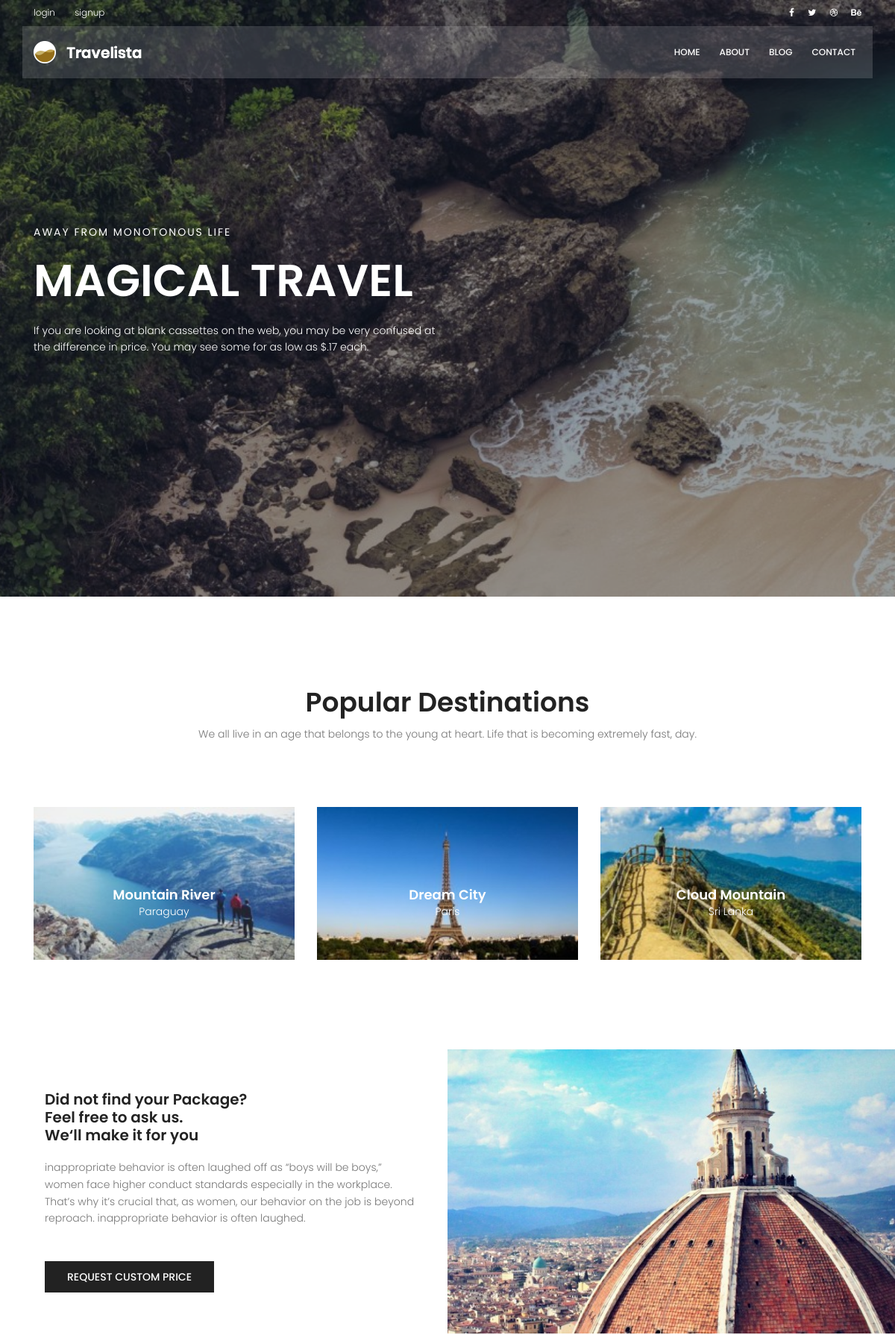
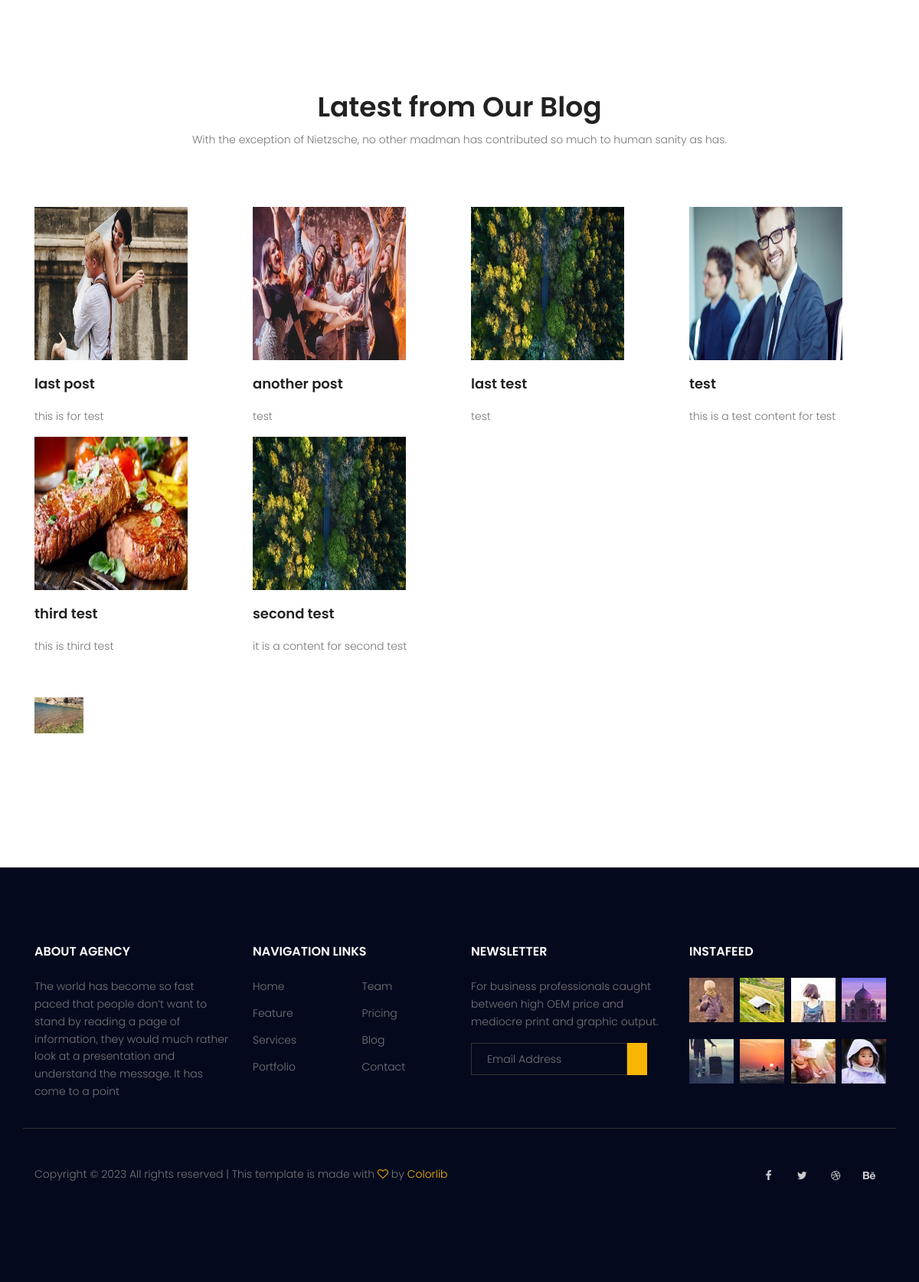
The page / on the database its author committed (2 pictures, top to bottom).
### blog/models.py (models this page shows, shortened)
class post(models.Model):
    image = models.ImageField(upload_to='blog',default='blog/default.jpg')
    author = models.ForeignKey(User,on_delete=models.SET_NULL,null=True)
    title = models.CharField(max_length = 255)
    content = models.TextField()
    tags = TaggableManager()
    category = models.ManyToManyField(Category)
    conted_vies = models.IntegerField(default = 0)
    status = models.BooleanField(default = False)
    login_requier = models.BooleanField(default=False)
    published_date = models.DateTimeField(auto_now = True)
    created_date = models.DateTimeField(auto_now_add = True)
    updated_date = models.DateTimeField(auto_now = True)
    hit_count_generic = GenericRelation(HitCount, object_id_field='object_pk',
    related_query_name='hit_count_generic_relation')
    '''
    def get_absolute_url(self):
        return reverse('blog:detail',kwargs={'pk':self.id})
    '''

### website/views.py (the view)
# urls.py: path('',home_index,name='index'),
def home_index(request):
    return render(request,'website/index.html')

### website/templatetags/web_custom_tags.py (called while the page is built)
@register.inclusion_tag('website/home-latest-posts.html')
def latest_posts(arg=6):
    posts = post.objects.filter(status=1).order_by('published_date')[:arg]
    return {'posts':posts}

### templates/website/index.html (shortened to what this page needs)
{% extends 'base.html'%}
{% load static %}
{% block content%}
{% load web_custom_tags %}
<section class="banner-area relative">
    <div class="overlay overlay-bg"></div>
    <div class="container">
        <div class="row fullscreen align-items-center justify-content-between">
            <div class="col-lg-6 col-md-6 banner-left">
                <h6 class="text-white">Away from monotonous life</h6>
                <h1 class="text-white">Magical Travel</h1>
                <p class="text-white">
                    If you are looking at blank cassettes on the web, you may be very confused at the difference in
                    price. You may see some for as low as $.17 each.
                </p>
            </div>
        </div>
    </div>
</section>
<section class="popular-destination-area section-gap">
    <div class="container">
        <div class="row d-flex justify-content-center">
            <div class="menu-content pb-70 col-lg-8">
                <div class="title text-center">
                    <h1 class="mb-10">Popular Destinations</h1>
                    <p>We all live in an age that belongs to the young at heart. Life that is becoming extremely fast,
                        day.</p>
                </div>
            </div>
        </div>
        <div class="row">
            <div class="col-lg-4">
                <div class="single-destination relative">
                    <div class="thumb relative">
                        <img class="img-fluid" src="{% static 'img/d1.jpg' %}" alt="">
                    </div>
                    <div class="desc">
                        <h4>Mountain River</h4>
                        <p>Paraguay</p>
                    </div>
                </div>
            </div>
            <div class="col-lg-4">
                <div class="single-destination relative">
                    <div class="thumb relative">
                        <img class="img-fluid" src="{% static 'img/d2.jpg' %}" alt="">
                    </div>
                    <div class="desc">
                        <h4>Dream City</h4>
                        <p>Paris</p>
                    </div>
                </div>
            </div>
            <div class="col-lg-4">
                <div class="single-destination relative">
                    <div class="thumb relative">
                        <img class="img-fluid" src="{% static 'img/d3.jpg' %}" alt="">
                    </div>
                    <div class="desc">
                        <h4>Cloud Mountain</h4>
                        <p>Sri Lanka</p>
                    </div>
                </div>
            </div>
        </div>
    </div>
</section>
<section class="home-about-area">
    <div class="container-fluid">
        <div class="row align-items-center justify-content-end">
            <div class="col-lg-6 col-md-12 home-about-left">
                <h1>
                    Did not find your Package? <br>
                    Feel free to ask us. <br>
                    We‘ll make it for you
                </h1>
                <p>
                    inappropriate behavior is often laughed off as “boys will be boys,” women face higher conduct
                    standards especially in the workplace. That’s why it’s crucial that, as women, our behavior on the
                    job is beyond reproach. inappropriate behavior is often laughed.
                </p>
                <a href="#" class="primary-btn text-uppercase">request custom price</a>
            </div>
            <div class="col-lg-6 col-md-12 home-about-right no-padding">
                <img class="img-fluid" src="{% static 'img/about-img.jpg' %}" alt="">
            </div>
        </div>
    </div>
</section>
<section class="recent-blog-area section-gap">
    <div class="container">
        <div class="row d-flex justify-content-center">
            <div class="menu-content pb-60 col-lg-9">
                <div class="title text-center">
                    <h1 class="mb-10">Latest from Our Blog</h1>
                    <p>With the exception of Nietzsche, no other madman has contributed so much to human sanity as has.
                    </p>
                </div>
            </div>
        </div>
        {% latest_posts 6 %}
    </div>
</section>
{% endblock %}

### templates/website/home-latest-posts.html
{% load static %}
        <div class="row">
            {% for posts in posts%}
            <div class="col-lg-3 col-md-6">
                <div class="single-other-issue">
                    <div class="thumb">
                        <img class="img-fluid" src="{{posts.image.url}}" alt="">
                    </div>
                    <a href="{% url 'blog:detail' pk=posts.id %}">
                        <h4>{{posts.title}}</h4>
                    </a>
                    <p>
                        {{posts.content|safe}}
                    </p>
                </div>
            </div>
            {% endfor %}
        </div>

### statics/css/main.css (style rules this page uses)
body { color: #777777; font-family: "Poppins", sans-serif; font-size: 14px; font-weight: 300; line-height: 1.625em; position: relative; }
a { -webkit-transition: all 0.3s ease 0s; -moz-transition: all 0.3s ease 0s; -o-transition: all 0.3s ease 0s; transition: all 0.3s ease 0s; }
a, a:focus, a:hover { text-decoration: none; outline: 0; }
h1, h2, h3, h4, h5, h6 { font-family: "Poppins", sans-serif; color: #222222; line-height: 1.2em !important; margin-bottom: 0; margin-top: 0; font-weight: 600; }
h1, .h1 { font-size: 36px; }
h4, .h4 { font-size: 18px; }
h6, .h6 { font-size: 14px; color: #222222; }
.mb-10 { margin-bottom: 10px; }
.pb-60 { padding-bottom: 60px; }
.pb-70 { padding-bottom: 70px; }
.text-white { color: #fff; }
.text-center { text-align: center; }
.relative { position: relative; }
.overlay { position: absolute; left: 0; right: 0; top: 0; bottom: 0; }
.no-padding { padding: 0; }
h1 { font-size: 36px; }
h4 { font-size: 18px; }
h6 { font-size: 14px; }
h1, h2, h3, h4, h5, h6 { line-height: 1.5em; }
.section-gap { padding: 120px 0; }
.primary-btn { background: #f8b600; line-height: 42px; padding-left: 30px; padding-right: 30px; border: none; color: #fff; display: inline-block; font-size: 14px; font-weight: 500; position: relative; -webkit-transition: all 0.3s ease 0s; -moz-transition: all 0.3s ease 0s; -o-transition: all 0.3s ease 0s; transition: all 0.3s ease 0s; cursor: pointer; position: relative; }
.banner-area { background: url(../img/hero-bg.jpg) center; background-size: cover; }
.banner-area .overlay-bg { background: rgba(4, 9, 30, 0.4); }
.banner-left h6 { text-transform: uppercase; font-weight: 400; font-size: 14px; letter-spacing: 2px; }
.banner-left h1 { margin: 20px 0; font-size: 60px; text-transform: uppercase; }
.banner-left p { margin: 20px 0px; }
.single-destination { -webkit-transition: all 0.3s ease 0s; -moz-transition: all 0.3s ease 0s; -o-transition: all 0.3s ease 0s; transition: all 0.3s ease 0s; }
.single-destination .thumb { position: relative; }
.single-destination .thumb img { width: 100%; }
.single-destination .desc { text-align: center; position: absolute; width: 100%; left: 50%; top: 50%; transform: translate(-50%, -50%); }
.single-destination .desc h4 { color: #fff; }
.single-destination .desc p { color: #fff; font-size: 14px; font-weight: 300; margin-bottom: 0px; }
.single-other-issue .thumb { overflow: hidden; }
.single-other-issue .thumb img { width: 200px; height: 200px; -webkit-transition: all 0.3s ease 0s; -moz-transition: all 0.3s ease 0s; -o-transition: all 0.3s ease 0s; transition: all 0.3s ease 0s; }
.single-other-issue h4 { margin: 20px 0; -webkit-transition: all 0.3s ease 0s; -moz-transition: all 0.3s ease 0s; -o-transition: all 0.3s ease 0s; transition: all 0.3s ease 0s; }
.home-about-area .home-about-left { padding-left: 20%; }
@media (max-width: 1366px) { .home-about-area .home-about-left { padding-left: 5%; } }
.home-about-area .home-about-left h1 { max-width: 510px; }
@media (max-width: 1366px) { .home-about-area .home-about-left h1 { font-size: 20px; } }
.home-about-area .home-about-left p { max-width: 500px; padding: 20px 0; }
.home-about-area .home-about-left .primary-btn { margin-top: 10px; background: #222; font-size: 14px; }
.home-about-area .home-about-right img { width: 100%; }

### rows shown on the page
post: image (picture), title "last post", content "this is for test"
post: image (picture), title "another post", content "test"
post: image (placeholder picture), title "last test", content "test"
post: image (picture), title "test", content "this is a test content for test"
post: image (picture), title "third test", content "this is third test", content (picture)
post: image (placeholder picture), title "second test", content "it is a content for second test"
